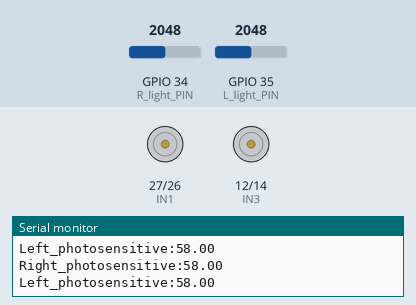
Recording of a sketch running on a simulated ESP32. Parts: motor-driver pin pairs drawn as motors (green arrow = first pin HIGH = forward, orange = second pin HIGH = backward, longer = more drive, scaled by the enable pin), the last lines printed to the serial monitor. Inputs (shaded band) come from the test bench; at power-on: GPIO 35 (L_light_PIN) = 2048, GPIO 34 (R_light_PIN) = 2048.

Above: at 1.2 s.
1.3 s: GPIO 35 (L_light_PIN) set to 1505
4.3 s: GPIO 35 (L_light_PIN) set to 1366
At 5.5 s:
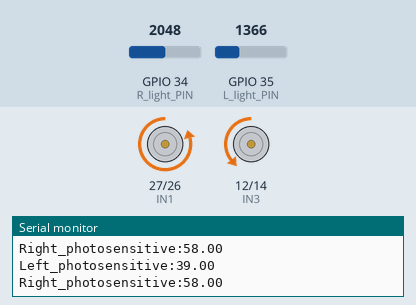
5.8 s: GPIO 34 (R_light_PIN) set to 3603
At 6.3 s:
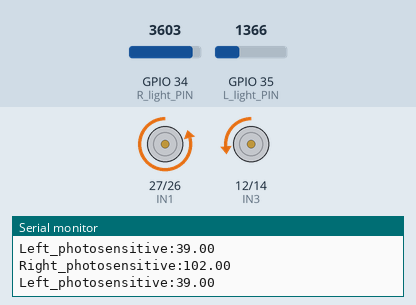
7.3 s: GPIO 34 (R_light_PIN) set to 1228
At 7.8 s:
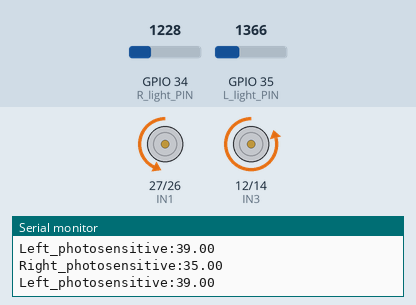
8.8 s: GPIO 35 (L_light_PIN) set to 3603
At 9.6 s:
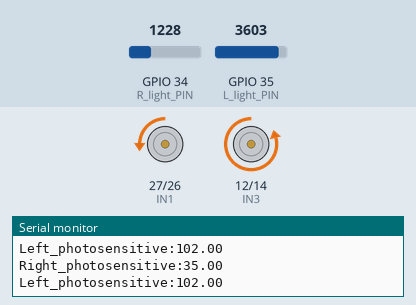
10.3 s: GPIO 34 (R_light_PIN) set to 1377
At 11.0 s:
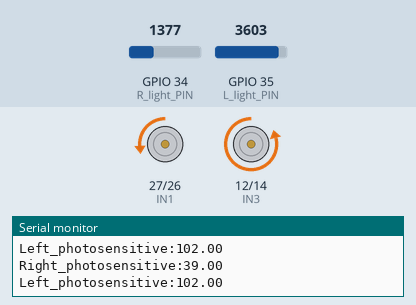
13.3 s: GPIO 34 (R_light_PIN) set to 1507
At 14.0 s:
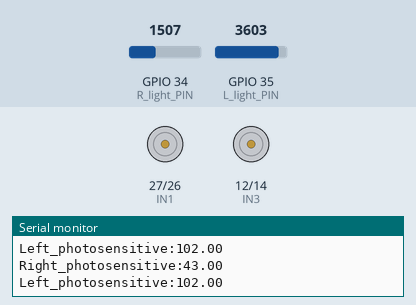
Timing chart, 0 to 15.8 s (numbered marks = the images above; inputs shaded):
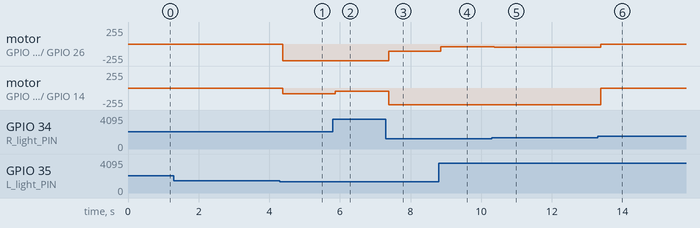

The sketch:

carro_seguidor_de_luz.ino
```cpp
volatile float Left_photosensitive;
volatile float Right_photosensitive;
volatile int Lightseeking_Degree;
volatile float f;
volatile int speed_value;
#define L_light_PIN 35
#define R_light_PIN 34
#define ENA 3
#define ENA_PIN 25
#define IN1 27
#define IN2 26
#define IN3 12
#define IN4 14
#define ENB 4
#define ENB_PIN 13
#define carSpeed 250


void Forward(){
  ledcWrite(ENA, carSpeed); //enable L298n A channel
  ledcWrite(ENB, carSpeed); //enable L298n B channel
  digitalWrite(IN1, LOW);
  digitalWrite(IN2, HIGH);
  digitalWrite(IN3, LOW);
  digitalWrite(IN4, HIGH);
  //Serial.println("Forward");
}

void Back() {
  ledcWrite(ENA, carSpeed); //enable L298n A channel
  ledcWrite(ENB, carSpeed); //enable L298n B channel
  digitalWrite(IN1, HIGH);
  digitalWrite(IN2, LOW);
  digitalWrite(IN3, HIGH);
  digitalWrite(IN4, LOW);
  //Serial.println("Back");
}

void Left() {
  ledcWrite(ENA, carSpeed); //enable L298n A channel
  ledcWrite(ENB, carSpeed); //enable L298n B channel
  digitalWrite(IN1, LOW);
  digitalWrite(IN2, HIGH);
  digitalWrite(IN3, HIGH);
  digitalWrite(IN4, LOW);
  //Serial.println("Left");
}

void Right() {
  ledcWrite(ENA, carSpeed); //enable L298n A channel
  ledcWrite(ENB, carSpeed); //enable L298n B channel
  digitalWrite(IN1, HIGH);
  digitalWrite(IN2, LOW);
  digitalWrite(IN3, LOW);
  digitalWrite(IN4, HIGH);
  //Serial.println("Right");
}

void Stop() {
  ledcWrite(ENA, 0); //enable L298n A channel
  ledcWrite(ENB, 0); //enable L298n B channel
  //Serial.println("Stop!");
}

void Light_Seeking() {
  Left_photosensitive = analogRead(L_light_PIN) / 35;
  Right_photosensitive = analogRead(R_light_PIN) / 35;
  Serial.print("Left_photosensitive:");
  Serial.println(Left_photosensitive);
  Serial.print("Right_photosensitive:");
  Serial.println(Right_photosensitive);
  Serial.println("");
  if (Left_photosensitive > 40 && Right_photosensitive > 40) {
    Stop();
  } else {
    if (Left_photosensitive > Right_photosensitive) {
      Lightseeking_Degree = ((float)(Right_photosensitive / Left_photosensitive)) * 90;
    } else if (Left_photosensitive <= Right_photosensitive) {
      Lightseeking_Degree = 180 - ((float)(Left_photosensitive / Right_photosensitive)) * 90;
    }
    if (Lightseeking_Degree < 90) {
      f = ((float)(Lightseeking_Degree)) / 90;
      ledcWrite(ENA, carSpeed* 0.5*f); //enable L298n A channel
      ledcWrite(ENB, carSpeed); //enable L298n B channel
      digitalWrite(IN1, LOW);
      digitalWrite(IN2, HIGH);
      digitalWrite(IN3, LOW);
      digitalWrite(IN4, HIGH);
    }
    if (Lightseeking_Degree > 90) {
      f = ((float)(180 - Lightseeking_Degree)) / 90;
      ledcWrite(ENA, carSpeed); //enable L298n A channel
      ledcWrite(ENB, carSpeed* 0.5*f); //enable L298n B channel
      digitalWrite(IN1, LOW);
      digitalWrite(IN2, HIGH);
      digitalWrite(IN3, LOW);
      digitalWrite(IN4, HIGH);
    }
    if (Lightseeking_Degree == 90) {
      f = ((float)(Lightseeking_Degree)) / 90;
      Forward();
    }
  }
}

void setup(){
  Left_photosensitive = 0;
  Right_photosensitive = 0;
  Lightseeking_Degree = 0;
  f = 0;
  Serial.begin(9600);
  pinMode(L_light_PIN, INPUT);
  pinMode(R_light_PIN, INPUT);
  pinMode(IN1, OUTPUT);
  pinMode(IN2, OUTPUT);
  pinMode(IN3, OUTPUT);
  pinMode(IN4, OUTPUT);
  pinMode(ENA_PIN, OUTPUT);
  pinMode(ENB_PIN, OUTPUT);
  ledcSetup(ENA,5000,8);
  ledcSetup(ENB,5000,8);
  ledcAttachPin(ENA_PIN,ENA);
  ledcAttachPin(ENB_PIN,ENB);
}

void loop(){
  Light_Seeking();

}
```

Measured:
- the behaviour switches between 1435 and 1434 on GPIO 35 (L_light_PIN) (found by bisection; images 0 and 1)
- the behaviour switches between 1434 and 1435 on GPIO 34 (R_light_PIN) (found by bisection; images 5 and 6)
- after the input at 4.3 s, motor on GPIO 27 (IN1) / GPIO 26 (IN2): stopped → backward 249/255 after 0.08 s; motor on GPIO 12 (IN3) / GPIO 14 (IN4): stopped → backward 84/255 after 0.08 s
- after the input at 5.8 s, motor on GPIO 12 (IN3) / GPIO 14 (IN4): backward 84/255 → backward 48/255 after 0.07 s
- after the input at 7.3 s, motor on GPIO 27 (IN1) / GPIO 26 (IN2): backward 249/255 → backward 111/255 after 0.08 s; motor on GPIO 12 (IN3) / GPIO 14 (IN4): backward 48/255 → backward 249/255 after 0.08 s
- after the input at 8.8 s, motor on GPIO 27 (IN1) / GPIO 26 (IN2): backward 111/255 → backward 41/255 after 0.06 s
- after the input at 10.3 s, motor on GPIO 27 (IN1) / GPIO 26 (IN2): backward 41/255 → backward 47/255 after 0.07 s
- after the input at 13.3 s, motor on GPIO 27 (IN1) / GPIO 26 (IN2): backward 47/255 → stopped after 0.09 s; motor on GPIO 12 (IN3) / GPIO 14 (IN4): backward 249/255 → stopped after 0.09 s
